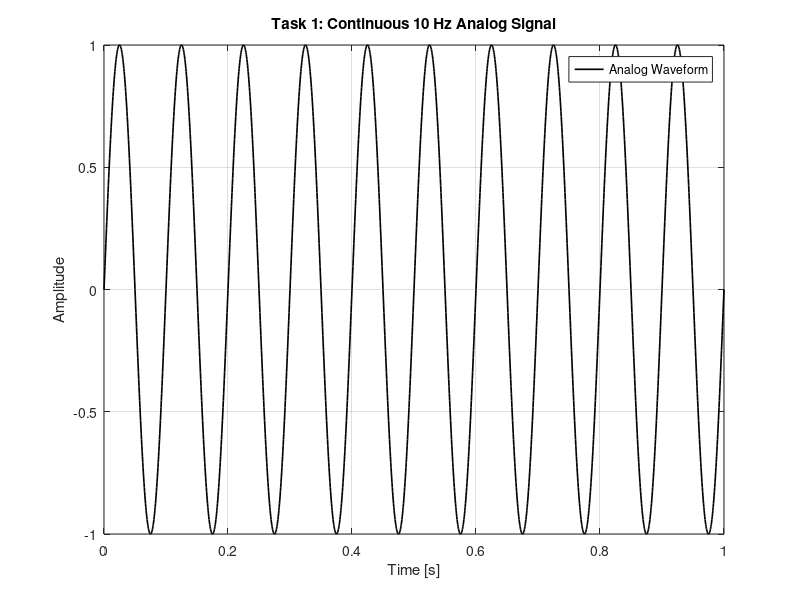
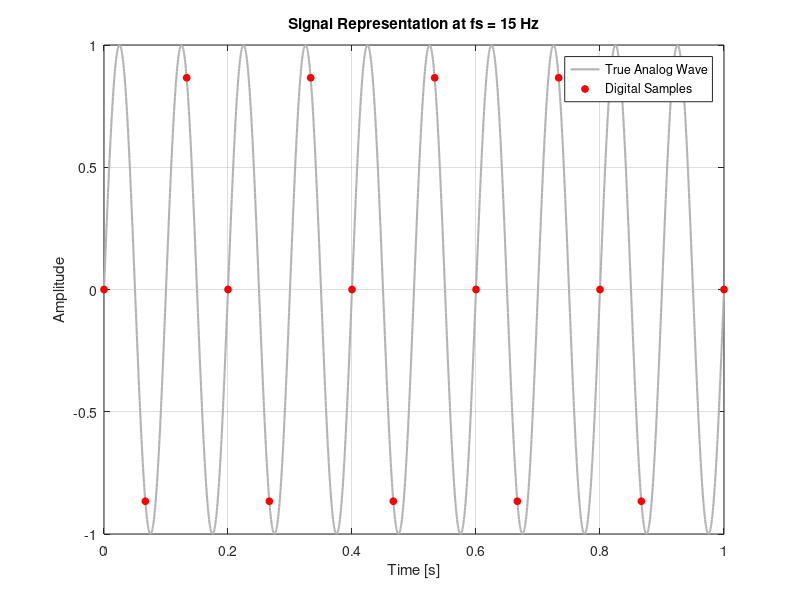
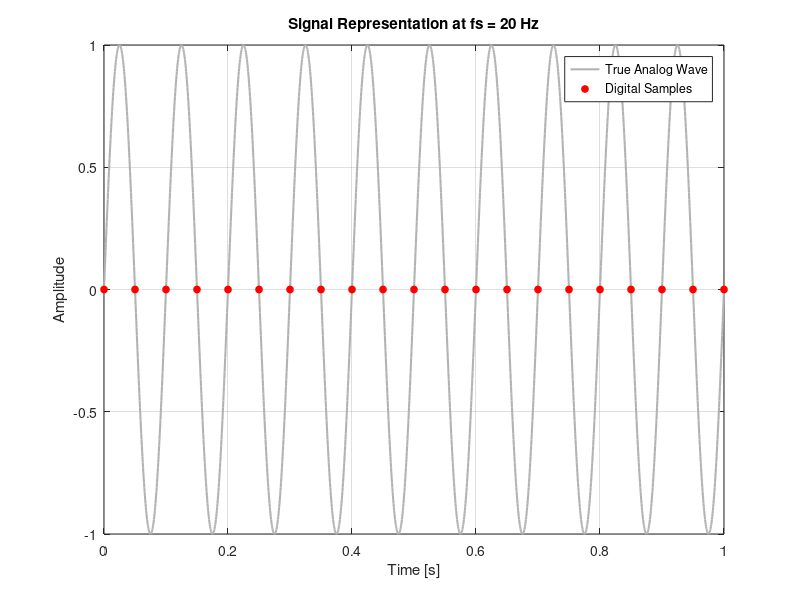
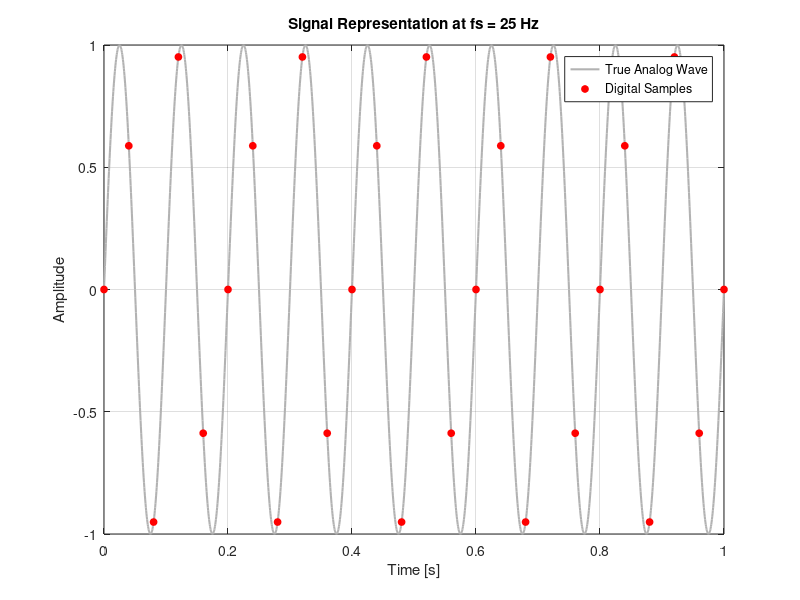

Reproduce these figures in MATLAB, in order.
% Lecture02_sampling_aliasing.m
% Analysis of signal sampling, Nyquist theorem, and aliasing effects

%% Task 1: Create the Original Signal
% Defining a high-resolution time vector to simulate an analog wave
signal_freq = 10; % Hz
time_analog = 0:0.0005:1; % 0.5 ms step for smooth plotting
wave_analog = sin(2 * pi * signal_freq * time_analog);

figure(1);
plot(time_analog, wave_analog, 'k-', 'LineWidth', 1.2);
title('Task 1: Continuous 10 Hz Analog Signal');
xlabel('Time [s]');
ylabel('Amplitude');
grid on;
legend('Analog Waveform');

saveas(gcf, 'original_signal.png');

%% Task 2: Investigate Different Sampling Frequencies
test_frequencies = [15, 20, 25, 50, 100]; % Array of sampling rates to test

for k = 1:length(test_frequencies)
    fs = test_frequencies(k);

    % Generate discrete time steps and sample the wave
    time_discrete = 0:(1/fs):1;
    wave_discrete = sin(2 * pi * signal_freq * time_discrete);

    figure(k + 1);
    % Plot the original wave as a background reference
    plot(time_analog, wave_analog, 'Color', [0.7 0.7 0.7], 'LineWidth', 1.5);
    hold on;

    % Plot the sampled data as distinct points
    plot(time_discrete, wave_discrete, 'ro', 'MarkerFaceColor', 'r', 'MarkerSize', 5);
    hold off;

    title(['Signal Representation at fs = ', num2str(fs), ' Hz']);
    xlabel('Time [s]');
    ylabel('Amplitude');
    grid on;
    legend('True Analog Wave', 'Digital Samples');

    % Dynamically save each figure
    fig_name = sprintf('sampling_%dHz.png', fs);
    saveas(gcf, fig_name);
end
